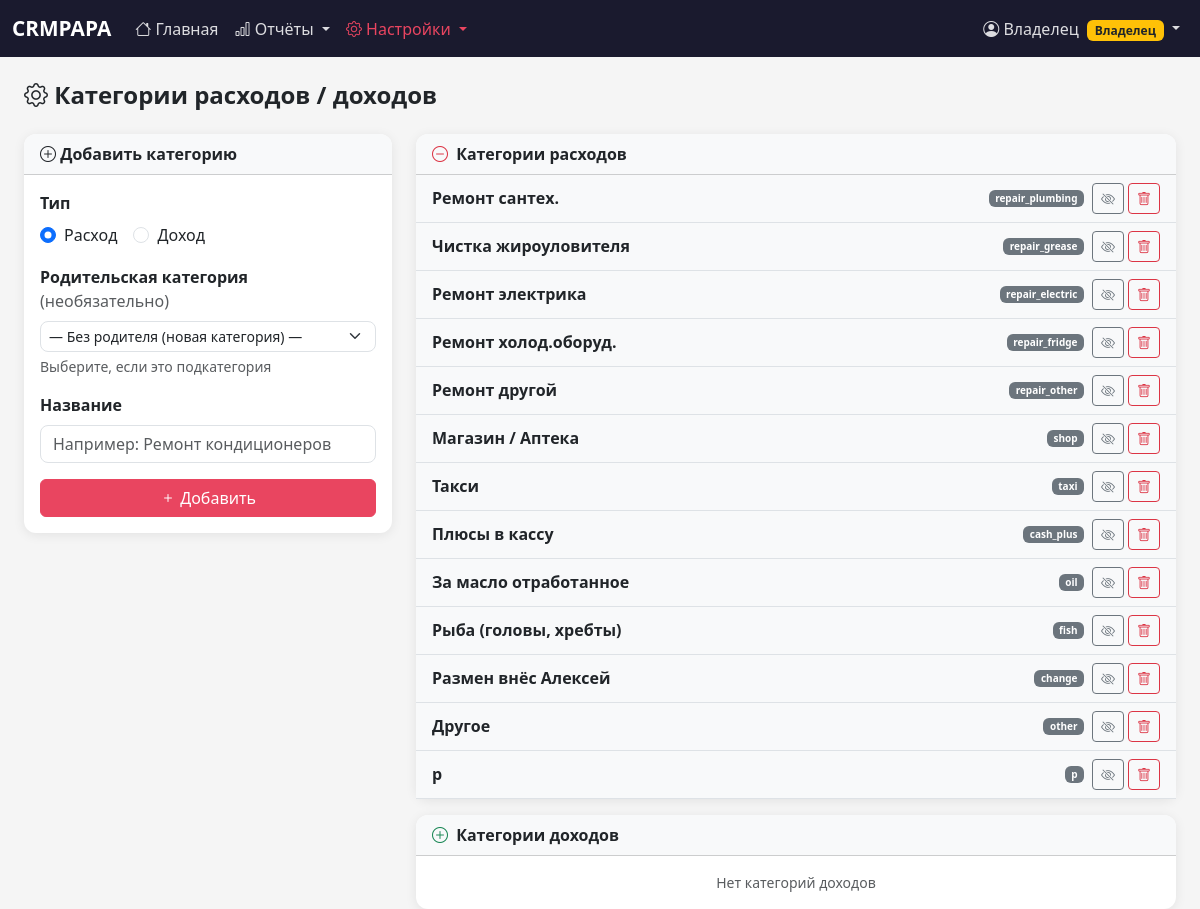
The app's page /settings (signed in) with its own data.
### tables this page shows
CREATE TABLE expense_categories (
    id INTEGER PRIMARY KEY AUTOINCREMENT,
    code TEXT UNIQUE NOT NULL,
    label TEXT NOT NULL,
    is_active INTEGER DEFAULT 1,
    sort_order INTEGER DEFAULT 0
, type TEXT DEFAULT 'expense', parent_id INTEGER REFERENCES expense_categories(id));

### app.py (the view)
@app.route('/settings')
@login_required
@owner_required
def settings():
    with get_db() as conn:
        exp_cats = conn.execute(
            'SELECT * FROM expense_categories ORDER BY COALESCE(parent_id,id), sort_order, label'
        ).fetchall()
        exp_cats_parents = [dict(c) for c in exp_cats if not c['parent_id']]
        kpi_blocks = conn.execute(
            'SELECT * FROM kpi_blocks ORDER BY sort_order, id'
        ).fetchall()
        bonus_rules = conn.execute(
            'SELECT br.*, b.name AS branch_name FROM bonus_rules br '
            'LEFT JOIN branches b ON b.id=br.branch_id '
            'ORDER BY COALESCE(b.name, \'ААА\'), br.role, br.threshold_pct'
        ).fetchall()
        branches = conn.execute('SELECT * FROM branches WHERE is_active=1 ORDER BY name').fetchall()
        rate_templates = conn.execute(
            'SELECT * FROM rate_templates ORDER BY role, name'
        ).fetchall()
        tmpl_branches = {}
        for row in conn.execute('SELECT template_id, branch_id FROM rate_template_branches').fetchall():
            tmpl_branches.setdefault(row['template_id'], []).append(row['branch_id'])
        tmpl_history = {}
        for row in conn.execute(
            'SELECT * FROM rate_template_history ORDER BY template_id, valid_from DESC'
        ).fetchall():
            tmpl_history.setdefault(row['template_id'], []).append(row)
    return render_template('settings.html',
        exp_cats=exp_cats, exp_cats_parents=exp_cats_parents,
        kpi_blocks=kpi_blocks,
        bonus_rules=bonus_rules, branches=branches,
        rate_templates=rate_templates,
        tmpl_branches=tmpl_branches, tmpl_history=tmpl_history,
        today=date.today().isoformat(),
        formula_vars=FORMULA_VARS, role_labels=ROLE_LABELS)

### app.py (called while the page is built)
def get_db():
    conn = sqlite3.connect(DATABASE, timeout=10)
    conn.row_factory = sqlite3.Row
    conn.execute('PRAGMA foreign_keys = ON')
    conn.execute('PRAGMA busy_timeout = 10000')
    conn.execute('PRAGMA journal_mode = WAL')
    return conn

def login_required(f):
    @wraps(f)
    def decorated(*args, **kwargs):
        if 'user_id' not in session:
            return redirect(url_for('login'))
        return f(*args, **kwargs)
    return decorated

def owner_required(f):
    @wraps(f)
    def decorated(*args, **kwargs):
        if session.get('role') != 'owner':
            flash('Доступ только для владельца', 'danger')
            return redirect(url_for('dashboard'))
        return f(*args, **kwargs)
    return decorated

@app.context_processor
def inject_globals():
    return {'now': datetime.now}

### templates/settings.html (shortened to what this page needs)
{% extends 'base.html' %}
{% set active_tab = request.args.get('tab', 'categories') %}
{% set tab_titles = {'categories': 'Категории расходов / доходов', 'kpi': 'КПИ блоки дашборда', 'bonuses': 'Премии', 'vars': 'Переменные формул', 'rates': 'Ставки сотрудников'} %}
{% block content %}
<div class="d-flex justify-content-between align-items-center mb-4">
    <h4 class="fw-bold mb-0"><i class="bi bi-gear"></i> {{ tab_titles.get(active_tab, 'Настройки') }}</h4>
</div>
<div>
    {% if active_tab == 'categories' %}<div>
        <div class="row g-4">
            <div class="col-md-4">
                <div class="card mb-3">
                    <div class="card-header bg-light fw-bold">
                        <i class="bi bi-plus-circle"></i> Добавить категорию
                    </div>
                    <div class="card-body">
                        <form method="POST" action="{{ url_for('add_expense_cat') }}" id="addCatForm">
                            <div class="mb-3">
                                <label class="form-label fw-semibold">Тип</label>
                                <div class="d-flex gap-3">
                                    <div class="form-check">
                                        <input class="form-check-input" type="radio" name="type" value="expense" id="typeExpense" checked onchange="onCatTypeChange()">
                                        <label class="form-check-label" for="typeExpense">Расход</label>
                                    </div>
                                    <div class="form-check">
                                        <input class="form-check-input" type="radio" name="type" value="income" id="typeIncome" onchange="onCatTypeChange()">
                                        <label class="form-check-label" for="typeIncome">Доход</label>
                                    </div>
                                </div>
                            </div>
                            <div class="mb-3" id="parentCatWrap">
                                <label class="form-label fw-semibold">Родительская категория <span class="text-muted fw-normal">(необязательно)</span></label>
                                <select name="parent_id" id="parentCatSel" class="form-select form-select-sm">
                                    <option value="">— Без родителя (новая категория) —</option>
                                </select>
                                <div class="form-text">Выберите, если это подкатегория</div>
                            </div>
                            <div class="mb-3">
                                <label class="form-label fw-semibold">Название</label>
                                <input type="text" name="label" class="form-control"
                                    placeholder="Например: Ремонт кондиционеров" required>
                            </div>
                            <button type="submit" class="btn btn-primary w-100">
                                <i class="bi bi-plus"></i> Добавить
                            </button>
                        </form>
                    </div>
                </div>
            </div>
            <div class="col-md-8">
                <div class="card mb-3">
                    <div class="card-header bg-light fw-bold">
                        <i class="bi bi-dash-circle text-danger me-1"></i> Категории расходов
                    </div>
                    <div class="card-body p-0">
                        {% set ns = namespace(found=false) %}
                        {% for cat in exp_cats %}{% if cat.type == 'expense' and not cat.parent_id %}
                        {% set ns.found = true %}
                        <div class="{% if not cat.is_active %}opacity-50{% endif %}">
                            <div class="d-flex align-items-center px-3 py-2 border-bottom bg-light">
                                <span class="fw-semibold flex-grow-1">{{ cat.label }}</span>
                                <span class="badge bg-secondary me-2" style="font-size:10px;">{{ cat.code }}</span>
                                <form method="POST" action="{{ url_for('toggle_expense_cat', cat_id=cat.id) }}" class="d-inline me-1">
                                    <button class="btn btn-sm {% if cat.is_active %}btn-outline-secondary{% else %}btn-outline-success{% endif %}" title="Показать/скрыть">
                                        <i class="bi bi-{% if cat.is_active %}eye-slash{% else %}eye{% endif %}"></i>
                                    </button>
                                </form>
                                <form method="POST" action="{{ url_for('delete_expense_cat', cat_id=cat.id) }}" class="d-inline"
                                    onsubmit="return confirm('Удалить категорию «{{ cat.label }}»?')">
                                    <button class="btn btn-sm btn-outline-danger"><i class="bi bi-trash"></i></button>
                                </form>
                            </div>
                        </div>
                        {% endif %}{% endfor %}
                    </div>
                </div>
                <div class="card">
                    <div class="card-header bg-light fw-bold">
                        <i class="bi bi-plus-circle text-success me-1"></i> Категории доходов
                    </div>
                    <div class="card-body p-0">
                        {% set ns2 = namespace(found=false) %}
                        {% if not ns2.found %}
                        <div class="text-muted text-center py-3 small">Нет категорий доходов</div>
                        {% endif %}
                    </div>
                </div>
            </div>
        </div>
    </div>
    {% endif %}
</div>
{% endblock %}

### templates/base.html (style rules this page uses)
body { background: #f5f5f5; font-family: 'Segoe UI', system-ui, sans-serif; }
.card { border: none; box-shadow: 0 2px 12px rgba(0,0,0,0.08); border-radius: 12px; }
.card-header { border-radius: 12px 12px 0 0 !important; font-weight: 600; }
.btn-primary { background: #e94560; border-color: #e94560; }
.form-control, .form-select { border-radius: 8px; }

### records on screen
expense_categories: label "Ремонт сантех.", code "repair_plumbing", is_active 1 (drawn)
expense_categories: label "Чистка жироуловителя", code "repair_grease", is_active 1 (drawn)
expense_categories: label "Ремонт электрика", code "repair_electric", is_active 1 (drawn)
expense_categories: label "Ремонт холод.оборуд.", code "repair_fridge", is_active 1 (drawn)
expense_categories: label "Ремонт другой", code "repair_other", is_active 1 (drawn)
expense_categories: label "Магазин / Аптека", code "shop", is_active 1 (drawn)
expense_categories: label "Такси", code "taxi", is_active 1 (drawn)
expense_categories: label "Плюсы в кассу", code "cash_plus", is_active 1 (drawn)
expense_categories: label "За масло отработанное", code "oil", is_active 1 (drawn)
expense_categories: label "Рыба (головы, хребты)", code "fish", is_active 1 (drawn)
expense_categories: label "Размен внёс Алексей", code "change", is_active 1 (drawn)
expense_categories: label "Другое", code "other", is_active 1 (drawn)
expense_categories: label "р", code "р", is_active 1 (drawn)

### other values on screen
{{ session.get('full_name') }} "Владелец"
{{ tab_titles.get(active_tab, 'Настройки') }} "Категории расходов / доходов"
